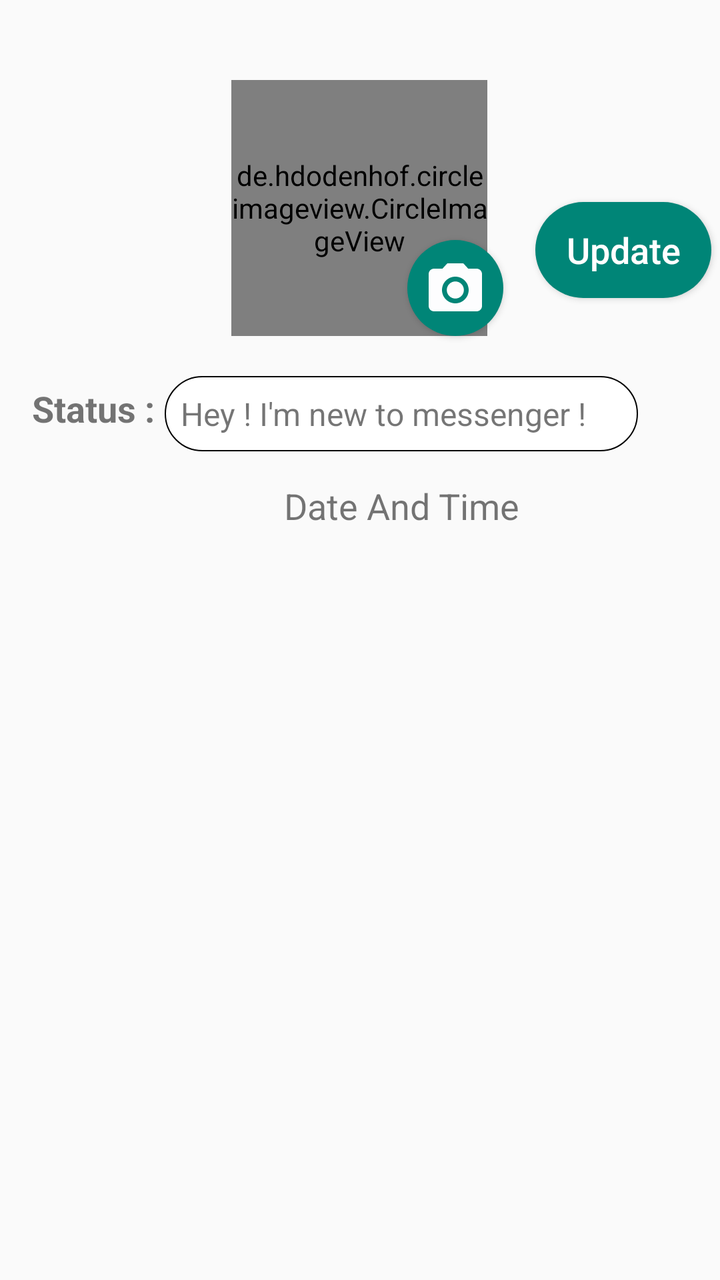
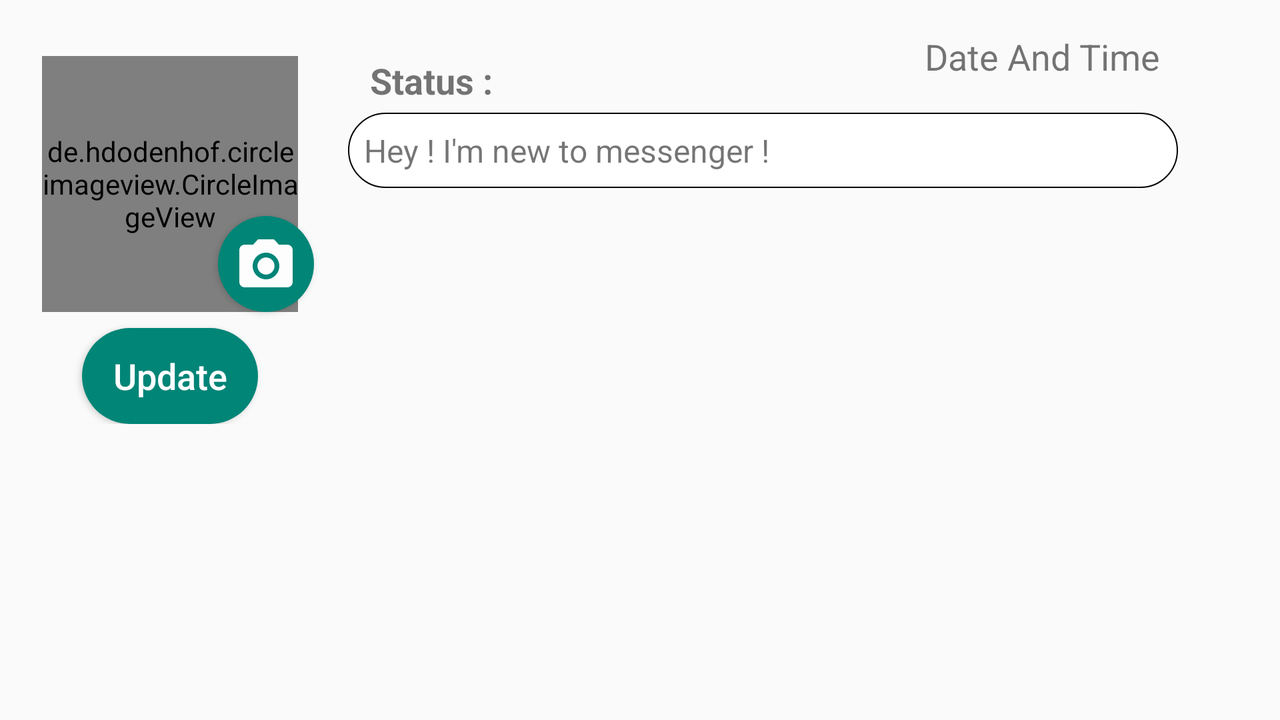

The same Android screen from two of the app's own layout files: first res/layout/ as a phone draws it, then the repository's variant for another configuration, drawn on a device whose configuration selects that folder. Both files follow.
<!-- AndroidManifest.xml: application theme AppTheme -->
<!-- res/layout/activity_user_profile.xml -->
<?xml version="1.0" encoding="utf-8"?>
<ScrollView xmlns:android="http://schemas.android.com/apk/res/android"
    xmlns:app="http://schemas.android.com/apk/res-auto"
    xmlns:tools="http://schemas.android.com/tools"
    android:layout_width="match_parent"
    android:layout_height="match_parent"
    tools:context=".all_settings.UserProfileActivity"
    >

    <RelativeLayout
        android:layout_width="match_parent"
        android:layout_height="wrap_content">

    <androidx.constraintlayout.widget.ConstraintLayout
        android:id="@+id/constraint"
        android:layout_width="match_parent"
        android:layout_height="wrap_content">

        <de.hdodenhof.circleimageview.CircleImageView
            android:id="@+id/imageView3"
            android:layout_width="128dp"
            android:layout_height="128dp"
            android:layout_marginTop="40dp"
            android:src="@drawable/default_user"
            app:civ_border_color="@android:color/black"
            app:civ_border_width="1dp"
            app:layout_constraintEnd_toEndOf="parent"
            app:layout_constraintHorizontal_bias="0.498"
            app:layout_constraintStart_toStartOf="parent"
            app:layout_constraintTop_toTopOf="parent" />

        <Button
            android:id="@+id/pickimage"
            android:layout_width="48dp"
            android:layout_height="48dp"
            android:layout_marginStart="88dp"
            android:layout_marginTop="80dp"
            android:background="@drawable/pick_image_btn"
            android:drawableTop="@drawable/ic_camera_alt_black_24dp"
            android:elevation="4dp"
            android:paddingTop="9dp"
            app:layout_constraintStart_toStartOf="@+id/imageView3"
            app:layout_constraintTop_toTopOf="@+id/imageView3" />

        <Button
            android:id="@+id/save"
            android:layout_width="wrap_content"
            android:layout_height="wrap_content"
            android:layout_marginStart="24dp"
            android:background="@drawable/pick_image_btn"
            android:padding="4dp"
            android:text="Update"
            android:textAllCaps="false"
            android:textColor="@color/color_white"
            android:textSize="18sp"
            app:layout_constraintBottom_toBottomOf="@+id/imageView3"
            app:layout_constraintEnd_toEndOf="parent"
            app:layout_constraintHorizontal_bias="0.0"
            app:layout_constraintStart_toEndOf="@+id/imageView3"
            app:layout_constraintTop_toTopOf="@+id/imageView3"
            app:layout_constraintVertical_bias="0.762" />


        <TextView
            android:id="@+id/status"
            android:layout_width="0dp"
            android:layout_height="wrap_content"
            android:layout_marginTop="20dp"
            android:background="@drawable/enter_text"
            android:hint="add a status"
            android:layout_marginStart="5dp"
            android:padding="8dp"
            android:ellipsize="end"
            android:maxLines="1"
            android:maxHeight="40dp"
            android:text="Hey ! I'm new to messenger !"
            android:textSize="16sp"
            app:layout_constraintEnd_toStartOf="@+id/edit_status_icon"
            app:layout_constraintHorizontal_bias="1.0"
            app:layout_constraintStart_toEndOf="@+id/title_status"
            app:layout_constraintTop_toBottomOf="@+id/imageView3" />

        <TextView
            android:id="@+id/title_status"
            android:layout_width="wrap_content"
            android:layout_height="wrap_content"
            android:layout_marginStart="16dp"
            android:layout_marginTop="24dp"
            android:text="Status :"
            android:textSize="18sp"
            android:textStyle="bold"
            app:layout_constraintStart_toStartOf="parent"
            app:layout_constraintTop_toBottomOf="@+id/imageView3" />

        <ImageView
            android:id="@+id/edit_status_icon"
            android:layout_width="25dp"
            android:layout_height="25dp"
            android:layout_marginTop="4dp"
            android:layout_marginEnd="16dp"
            app:layout_constraintEnd_toEndOf="parent"
            app:layout_constraintTop_toTopOf="@+id/status"
            app:srcCompat="@drawable/pencil" />

        <TextView
            android:id="@+id/savedat"
            android:layout_width="wrap_content"
            android:layout_height="wrap_content"
            android:text="Date And Time"
            android:textSize="18sp"
            android:layout_marginTop="15dp"
            android:layout_marginBottom="15dp"
            app:layout_constraintTop_toBottomOf="@+id/status"
            app:layout_constraintStart_toStartOf="@+id/status"
            app:layout_constraintEnd_toEndOf="@id/status"
            app:layout_constraintBottom_toBottomOf="parent"/>

    </androidx.constraintlayout.widget.ConstraintLayout>

        <androidx.recyclerview.widget.RecyclerView
            android:id="@+id/account_recyclerview"
            android:layout_width="match_parent"
            android:layout_height="280dp"
            android:layout_below="@+id/constraint"
            android:layout_marginTop="3dp"
            app:layoutManager="androidx.recyclerview.widget.LinearLayoutManager" />


    </RelativeLayout>

</ScrollView>
<!-- resources referenced by this layout -->
<resources>
  <color name="color_white">#FFFFFF</color>
  <!-- drawable enter_text (drawable) -->
  <?xml version="1.0" encoding="utf-8"?>
  <shape xmlns:android="http://schemas.android.com/apk/res/android">
      <solid android:color="@android:color/white"></solid>
      <corners android:radius="50dp"></corners>
      <stroke android:color="@android:color/black"
          android:width="0.5dp"/>
  </shape>
  <!-- drawable ic_camera_alt_black_24dp (drawable) -->
  <vector android:height="32dp" android:tint="#FDFDFE"
      android:viewportHeight="24.0" android:viewportWidth="24.0"
      android:width="32dp" xmlns:android="http://schemas.android.com/apk/res/android">
      <path android:fillColor="#FFFFFF" android:pathData="M12,12m-3.2,0a3.2,3.2 0,1 1,6.4 0a3.2,3.2 0,1 1,-6.4 0"/>
      <path android:fillColor="#FFFFFF" android:pathData="M9,2L7.17,4L4,4c-1.1,0 -2,0.9 -2,2v12c0,1.1 0.9,2 2,2h16c1.1,0 2,-0.9 2,-2L22,6c0,-1.1 -0.9,-2 -2,-2h-3.17L15,2L9,2zM12,17c-2.76,0 -5,-2.24 -5,-5s2.24,-5 5,-5 5,2.24 5,5 -2.24,5 -5,5z"/>
  </vector>
  <!-- drawable pick_image_btn (drawable) -->
  <?xml version="1.0" encoding="utf-8"?>
  <shape xmlns:android="http://schemas.android.com/apk/res/android">
      <solid android:color="@color/colorPrimary"/>
  <corners android:radius="50dp"/>
  </shape>
  <style name="AppTheme" parent="Theme.AppCompat.Light">
          
          <item name="colorPrimary">@color/color_white</item>
          <item name="colorPrimaryDark">@color/title_color</item>
          <item name="colorAccent">@color/colorAccent</item>
          <item name="android:actionBarSize">70dp</item>
          <item name="android:actionBarTheme">@color/color_white</item>
      </style>
  <color name="colorPrimary">#008577</color>
  <color name="title_color">#000000</color>
  <color name="colorAccent">#D81B60</color>
</resources>
<!-- res/layout-land/activity_user_profile.xml (the repository's variant of the layout above) -->
<!-- drawn on the phone turned sideways -->
<?xml version="1.0" encoding="utf-8"?>
<ScrollView xmlns:android="http://schemas.android.com/apk/res/android"
    xmlns:app="http://schemas.android.com/apk/res-auto"
    xmlns:tools="http://schemas.android.com/tools"
    android:layout_width="match_parent"
    android:layout_height="match_parent"
    tools:context=".all_settings.UserProfileActivity"
    >


    <androidx.constraintlayout.widget.ConstraintLayout
        android:id="@+id/constraint"
        android:layout_width="match_parent"
        android:layout_height="wrap_content">

        <de.hdodenhof.circleimageview.CircleImageView
            android:id="@+id/imageView3"
            android:layout_width="128dp"
            android:layout_height="128dp"
            android:layout_marginTop="28dp"
            android:src="@drawable/default_user"
            app:civ_border_color="@android:color/black"
            app:civ_border_width="1dp"
            app:layout_constraintEnd_toEndOf="parent"
            app:layout_constraintHorizontal_bias="0.041"
            app:layout_constraintStart_toStartOf="parent"
            app:layout_constraintTop_toTopOf="parent" />

        <Button
            android:id="@+id/pickimage"
            android:layout_width="48dp"
            android:layout_height="48dp"
            android:layout_marginStart="88dp"
            android:layout_marginTop="80dp"
            android:background="@drawable/pick_image_btn"
            android:drawableTop="@drawable/ic_camera_alt_black_24dp"
            android:elevation="4dp"
            android:paddingTop="9dp"
            app:layout_constraintStart_toStartOf="@+id/imageView3"
            app:layout_constraintTop_toTopOf="@+id/imageView3" />


        <Button
            android:id="@+id/save"
            android:layout_width="wrap_content"
            android:layout_height="wrap_content"
            android:layout_marginTop="8dp"
            android:background="@drawable/pick_image_btn"
            android:padding="4dp"
            android:text="Update"
            android:textAllCaps="false"
            android:textColor="@color/color_white"
            android:textSize="18sp"
            app:layout_constraintEnd_toEndOf="@+id/imageView3"
            app:layout_constraintStart_toStartOf="@+id/imageView3"
            app:layout_constraintTop_toBottomOf="@+id/imageView3" />

        <TextView
            android:id="@+id/status"
            android:layout_width="0dp"
            android:layout_height="wrap_content"
            android:layout_marginStart="25dp"
            android:layout_marginTop="4dp"
            android:layout_marginEnd="35dp"
            android:background="@drawable/enter_text"
            android:ellipsize="end"
            android:hint="add a status"
            android:maxHeight="40dp"
            android:maxLines="1"
            android:padding="8dp"
            android:text="Hey ! I'm new to messenger !"
            android:textSize="16sp"
            app:layout_constraintEnd_toEndOf="@id/edit_status_icon"
            app:layout_constraintHorizontal_bias="0.0"
            app:layout_constraintStart_toEndOf="@+id/imageView3"
            app:layout_constraintTop_toBottomOf="@+id/title_status" />

        <TextView
            android:id="@+id/title_status"
            android:layout_width="wrap_content"
            android:layout_height="wrap_content"
            android:layout_marginStart="36dp"
            android:layout_marginTop="28dp"
            android:text="Status :"
            android:textSize="18sp"
            android:textStyle="bold"
            app:layout_constraintStart_toEndOf="@+id/imageView3"
            app:layout_constraintTop_toTopOf="parent" />

        <ImageView
            android:id="@+id/edit_status_icon"
            android:layout_width="25dp"
            android:layout_height="25dp"
            android:layout_marginTop="4dp"
            android:layout_marginEnd="16dp"
            app:layout_constraintEnd_toEndOf="parent"
            app:layout_constraintTop_toTopOf="@+id/status"
            app:srcCompat="@drawable/pencil" />

        <TextView
            android:id="@+id/savedat"
            android:layout_width="wrap_content"
            android:layout_height="wrap_content"
            android:layout_marginTop="16dp"
            android:layout_marginEnd="60dp"
            android:text="Date And Time"
            android:textSize="18sp"
            app:layout_constraintEnd_toEndOf="parent"
            app:layout_constraintTop_toTopOf="parent" />

        <androidx.recyclerview.widget.RecyclerView

            android:id="@+id/account_recyclerview"
            android:layout_width="0dp"
            android:layout_height="wrap_content"
            android:layout_marginBottom="35dp"
            app:layoutManager="androidx.recyclerview.widget.LinearLayoutManager"
            app:layout_constraintStart_toStartOf="@id/status"
            app:layout_constraintEnd_toEndOf="@id/status"
            app:layout_constraintTop_toBottomOf="@id/status"
            app:layout_constraintBottom_toBottomOf="parent"
            tools:layout_editor_absoluteX="366dp" />

    </androidx.constraintlayout.widget.ConstraintLayout>

</ScrollView>
